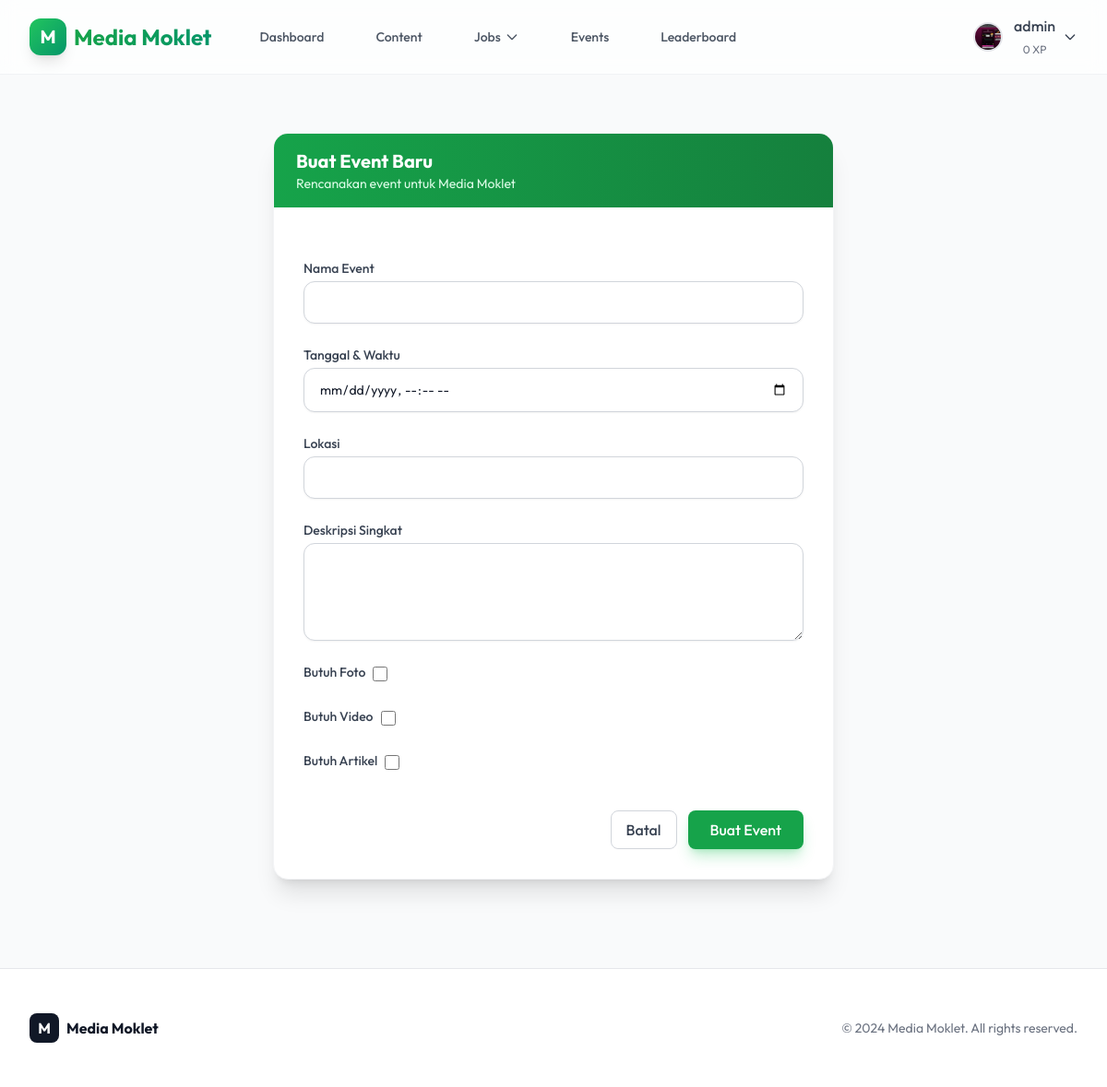
/events/create/ (signed in), run on the app's committed database.
### users/models.py (models this page shows, shortened)
class User(AbstractUser):
    class Division(models.TextChoices):
        JOURNALISM = 'JOURNALISM', 'Jurnalistik'
        DESIGN = 'DESIGN', 'Design'
        PHOTOGRAPHY = 'PHOTOGRAPHY', 'Fotografi'
    class Role(models.TextChoices):
        PIC_DIVISI = 'PIC_DIVISI', 'PIC Divisi'
        KETUA = 'KETUA', 'Ketua Media Moklet'
        WAKA = 'WAKA', 'Wakil Ketua'
        SEKRETARIS = 'SEKRETARIS', 'Sekretaris'
        MEMBER = 'MEMBER', 'Anggota'
    class_name = models.CharField(max_length=50, verbose_name="Kelas/Jurusan")
    nisn = models.CharField(max_length=20, unique=True, verbose_name="NISN")
    angkatan = models.IntegerField(default=34, verbose_name="Angkatan", help_text="Contoh: 33, 34, 35")
    division = models.CharField(
        max_length=20,
        choices=Division.choices,
        default=Division.JOURNALISM,
        verbose_name="Divisi"
    )
    role = models.CharField(
        max_length=20,
        choices=Role.choices,
        default=Role.MEMBER,
        verbose_name="Role/Jabatan"
    )
    phone_number = models.CharField(max_length=15, blank=True, null=True, verbose_name="Nomor HP")
    is_verified = models.BooleanField(default=False, verbose_name="Terverifikasi")
    profile_photo = models.ImageField(upload_to='profile_photos/', blank=True, null=True, verbose_name="Foto Profil")
    badges = models.ManyToManyField(Badge, blank=True, related_name='users', verbose_name="Badges")
    points = models.IntegerField(default=0)

### events/views.py (the view)
# urls.py: path('create/', views.create_event, name='create_event'),
@login_required
def create_event(request):
    if request.method == 'POST':
        form = EventForm(request.POST)
        if form.is_valid():
            event = form.save(commit=False)
            event.coordinator = request.user
            event.save()
            return redirect('event_list')
    else:
        form = EventForm()
    return render(request, 'events/create_event.html', {'form': form})

### events/forms.py
class EventForm(forms.ModelForm):
    class Meta:
        model = Event
        fields = ['title', 'date', 'location', 'description', 'needs_photo', 'needs_video', 'needs_article']
        widgets = {
            'date': forms.DateTimeInput(attrs={'type': 'datetime-local'}),
            'description': forms.Textarea(attrs={'rows': 4}),
        }

### events/templates/events/create_event.html (shortened to what this page needs)
{% extends 'core/base.html' %}
{% block content %}
<div class="max-w-2xl mx-auto py-12 px-4 sm:px-6 lg:px-8">
    <div class="bg-white shadow-xl rounded-2xl overflow-hidden border border-gray-100">
        <div class="bg-gradient-to-r from-primary-600 to-primary-700 px-6 py-4">
            <h2 class="text-xl font-bold text-white">Buat Event Baru</h2>
            <p class="text-primary-100 text-sm">Rencanakan event untuk Media Moklet</p>
        </div>
        <div class="p-8">
            <form method="POST" class="space-y-6">
                {% for field in form %}
                <div>
                    <label for="{{ field.id_for_label }}" class="block text-sm font-medium text-gray-700 mb-1">
                        {{ field.label }}
                    </label>
                    {{ field }}
                </div>
                {% endfor %}
                <div class="pt-4 flex justify-end gap-3">
                    <a href="{% url 'event_list' %}"
                        class="px-4 py-2 border border-gray-300 rounded-lg text-gray-700 hover:bg-gray-50 font-medium transition-colors">
                        Batal
                    </a>
                    <button type="submit"
                        class="px-6 py-2 bg-primary-600 text-white rounded-lg hover:bg-primary-700 font-medium shadow-lg shadow-primary-500/30 transition-all hover:-translate-y-0.5">
                        Buat Event
                    </button>
                </div>
            </form>
        </div>
    </div>
</div>
{% endblock %}

### core/templates/core/base.html (shortened to what this page needs)
{% load static %}
<!DOCTYPE html>
<html lang="en" class="scroll-smooth">
<head>
    <script src="https://cdn.tailwindcss.com"></script>
</head>
<body class="bg-gray-50 text-gray-900 min-h-screen flex flex-col">
    <nav class="fixed w-full z-50 glass border-b border-gray-200/50 transition-all duration-300"
        x-data="{ scrolled: false }" @scroll.window="scrolled = (window.pageYOffset > 20)">
        <div class="max-w-7xl mx-auto px-4 sm:px-6 lg:px-8">
            <div class="flex justify-between h-20">
                <div class="flex items-center">
                    <a href="{% url 'home' %}" class="flex items-center gap-2 group">
                        <div
                            class="w-10 h-10 bg-gradient-to-br from-green-500 to-emerald-600 rounded-xl flex items-center justify-center text-white font-bold text-xl shadow-lg group-hover:scale-110 transition-transform">
                            M
                        </div>
                        <span
                            class="text-2xl font-bold bg-clip-text text-transparent bg-gradient-to-r from-green-600 to-emerald-600">Media
                            Moklet</span>
                    </a>
                    <div class="hidden md:ml-10 md:flex md:space-x-8">
                        {% if user.is_authenticated %}
                        <a href="{% url 'profile' %}"
                            class="text-gray-600 hover:text-primary-600 px-3 py-2 rounded-md text-sm font-medium transition-colors">Dashboard</a>
                        <a href="{% url 'cms_dashboard' %}"
                            class="text-gray-600 hover:text-primary-600 px-3 py-2 rounded-md text-sm font-medium transition-colors">Content</a>
                        <div class="relative" x-data="{ open: false }">
                            <button @click="open = !open" @click.away="open = false"
                                class="text-gray-600 hover:text-primary-600 px-3 py-2 rounded-md text-sm font-medium transition-colors flex items-center gap-1">
                                Jobs
                                <svg class="w-4 h-4" fill="none" stroke="currentColor" viewBox="0 0 24 24">
                                    <path stroke-linecap="round" stroke-linejoin="round" stroke-width="2"
                                        d="M19 9l-7 7-7-7"></path>
                                </svg>
                            </button>
                        </div>
                        <a href="{% url 'event_list' %}"
                            class="text-gray-600 hover:text-primary-600 px-3 py-2 rounded-md text-sm font-medium transition-colors">Events</a>
                        <a href="{% url 'leaderboard' %}"
                            class="text-gray-600 hover:text-primary-600 px-3 py-2 rounded-md text-sm font-medium transition-colors">Leaderboard</a>
                        {% endif %}
                    </div>
                </div>
                <div class="flex items-center space-x-4">
                    {% if user.is_authenticated %}
                    <div class="relative" x-data="{ open: false }">
                        <button @click="open = !open" @click.away="open = false"
                            class="flex items-center space-x-3 text-gray-700 hover:text-primary-600 focus:outline-none group">
                            {% if user.profile_photo %}
                            <img src="{{ user.profile_photo.url }}" alt="{{ user.username }}"
                                class="w-8 h-8 rounded-full object-cover border-2 border-gray-200 group-hover:border-primary-500 transition-colors">
                            {% else %}
                            <div
                                class="w-8 h-8 rounded-full bg-gradient-to-br from-green-400 to-emerald-600 flex items-center justify-center text-white text-sm font-bold border-2 border-gray-200 group-hover:border-primary-500 transition-colors">
                                {{ user.get_initials }}
                            </div>
                            {% endif %}
                            <div class="flex items-center gap-2">
                                <div>
                                    <span class="font-medium block">{{ user.username }}</span>
                                    <span class="text-xs text-gray-500">{{ user.points }} XP</span>
                                </div>
                                <svg class="w-4 h-4" fill="none" stroke="currentColor" viewBox="0 0 24 24">
                                    <path stroke-linecap="round" stroke-linejoin="round" stroke-width="2"
                                        d="M19 9l-7 7-7-7"></path>
                                </svg>
                            </div>
                        </button>
                    </div>
                    {% endif %}
                </div>
            </div>
        </div>
    </nav>
    <main class="flex-grow pt-24 pb-12 px-4 sm:px-6 lg:px-8 max-w-7xl mx-auto w-full">
        {% block content %}
        {% endblock %}
    </main>
    <footer class="bg-white border-t border-gray-200 mt-auto">
        <div class="max-w-7xl mx-auto py-12 px-4 sm:px-6 lg:px-8">
            <div class="flex justify-between items-center">
                <div class="flex items-center gap-2">
                    <div class="w-8 h-8 bg-gray-900 rounded-lg flex items-center justify-center text-white font-bold">M
                    </div>
                    <span class="text-gray-900 font-bold">Media Moklet</span>
                </div>
                <p class="text-gray-500 text-sm">© 2024 Media Moklet. All rights reserved.</p>
            </div>
        </div>
    </footer>
</body>
</html>

### core/templates/core/base.html (style rules this page uses)
body { font-family: 'Outfit', sans-serif; }
.glass { background: rgba(255, 255, 255, 0.7); backdrop-filter: blur(10px); -webkit-backdrop-filter: blur(10px); }

### data on the page
User: profile_photo (picture), username "admin", points "0"

### other printed values
{{ field.label }} "Nama Event" "Tanggal & Waktu" "Lokasi" "Deskripsi Singkat" "Butuh Foto" "Butuh Video" "Butuh Artikel"
